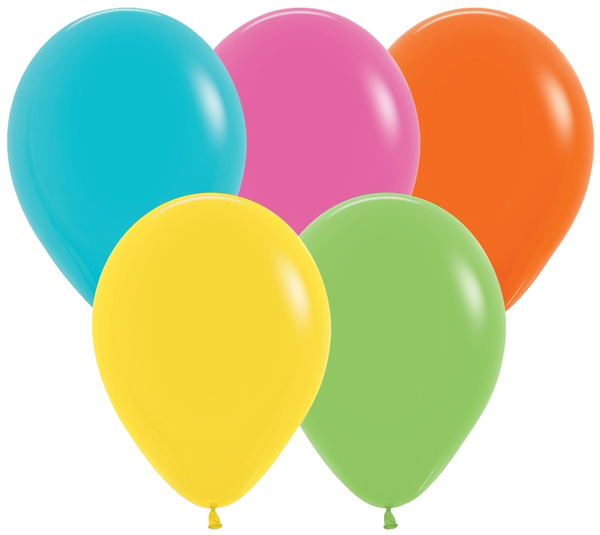
#> input picture comp9517/labs/lab3/COMP9517_23T2_Lab3_Images/Balloons.png, 600 x 535 px; its folder holds only this picture in this run
$ jupyter execute --allow-errors z5346008-lab3.ipynb
#> lines starting #> are read from the running program, lines starting #| are printed output that depends on the picture
[cell 1]
import pathlib
import os
import sys
import subprocess
import logging
import platform
import math

from dataclasses import dataclass

import cv2 as cv
import matplotlib.pyplot as plt
import matplotlib as mpl
import numpy as np

from sklearn.cluster import MeanShift, estimate_bandwidth
from skimage.color import label2rgb
from skimage.feature import peak_local_max

from skimage.segmentation import watershed
from scipy import ndimage as ndi
from scipy.ndimage import grey_closing

global global_logger

# [11 lines left out: functions fatal_error, warn, not called in this run]

def trace(msg):
  if __debug__:
    global_logger.debug(msg)

def make_empty_matrix(n):
  return [[0] * n for i in range(n)]


# [100 lines left out: functions clamp, translate, make_k3x3_laplace, convolve_k3x3_laplace, make_m3x3_from_cv_image, compute_laplacian, not called in this run]

def contrast_stretch(i, a, b, c, d):
  return (i - c) * ((b - a) / (d - c)) + a

# TODO(Ryan): For BGR, generalise for number of channels
# [59 lines left out: functions contrast_stretch_grayscale, print_histogram, show_images, not called in this run]

def read_img(path):
#> called with path = 'COMP9517_23T2_Lab3_Images/Balloons.png'
  img_bgr = cv.imread(path)
#> img_bgr is the input picture: shape (535, 600, 3); mean B, G, R 158.1, 200, 203.7
  img_gray = cv.cvtColor(img_bgr, cv.COLOR_BGR2GRAY)
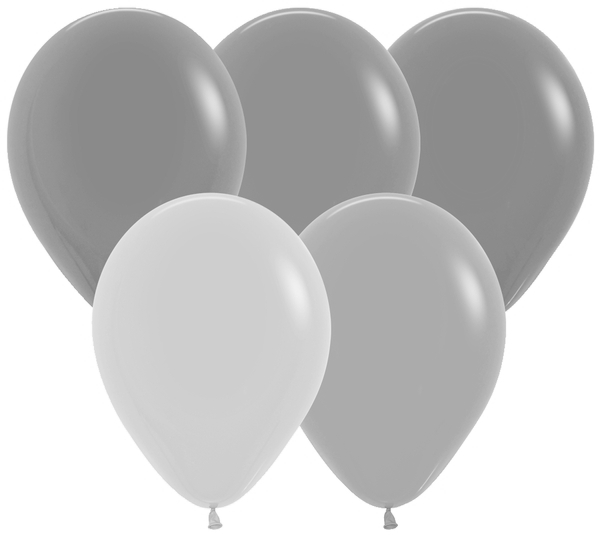
#> img_gray: shape (535, 600); min 128, max 255, mean 196.3

  return (img_bgr, img_gray)

def q1():
  images_dir="COMP9517_23T2_Lab3_Images"

  imgs_to_show = {}

  imgs_num_segments = [0] * 3

  for i, img in enumerate(["Balloons.png", "Balls.png", "Brains.png"]):
    img_bgr, img_gray = read_img(f"{images_dir}/{img}")
    w = img_bgr.shape[1]
#> w = 600
    h = img_bgr.shape[0]
#> h = 535

    # NOTE(Ryan): Pre-processing to reduce noise
    blur_amount = 3
    img_bgr_blurred = cv.medianBlur(img_bgr, blur_amount)

    # NOTE(Ryan): Contrast enhance
    alpha = 1.5 # Contrast control (1.0-3.0)
    beta = 0 # Brightness control (0-100)
    img_bgr_enhanced = cv.convertScaleAbs(img_bgr_blurred, alpha=alpha, beta=beta)
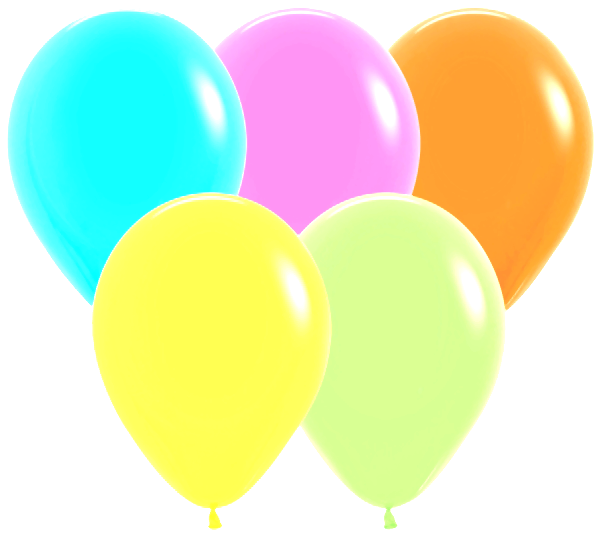
#> img_bgr_enhanced: shape (535, 600, 3); mean B, G, R 189.1, 235.8, 222.7

    # [5 lines of commented-out code are left out]

    flattened_img = np.reshape(img_bgr_enhanced, [-1, 3])

    bandwidth = estimate_bandwidth(flattened_img, quantile=0.06, n_samples=3000, n_jobs=-1)
#> bandwidth = 9.87
    meanshift = MeanShift(bandwidth=bandwidth, bin_seeding=True, n_jobs=-1, max_iter=800)
    labels = meanshift.fit_predict(flattened_img)

    # TODO(Ryan): morphology on labels to remove holes?
    # would have to extract binary map from label and then morph on it
    # grey_closing(label, size=(10, 10))
    labels_unique = np.unique(labels)
#> labels_unique = 57 values from 0 to 56

    imgs_num_segments[i] = len(labels_unique)

    result = np.reshape(labels, img_bgr.shape[:2])
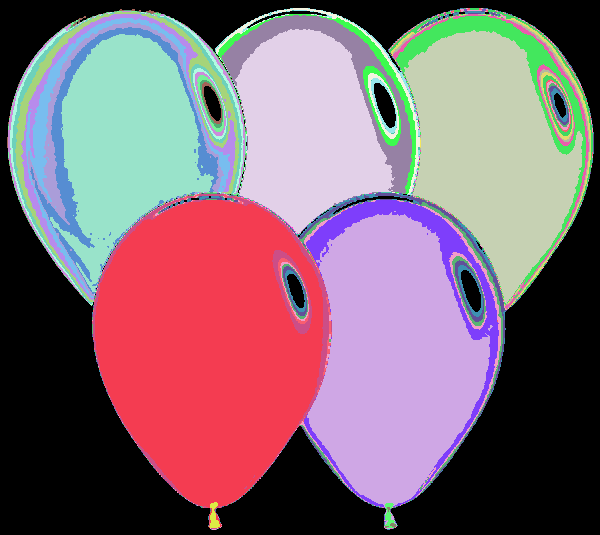
#> result: shape (535, 600) int64; 57 distinct labels, from 0 to 56; one colour per label, 0 black
    imgs_to_show[f"{img}"] = img_bgr
    imgs_to_show[f"MeanShift-{img}"] = label2rgb(result, img_bgr, kind="avg")

  # IMPORTANT:
  # Notice that if the methods you use do not yield a binary map, but they directly produce labelled output images, it makes no sense to apply gray-scale operations to these output images, as the gray values have no semantic meaning (they are just random labels), unlike in the original input images.
  # So in order to meaningfully apply binary morphological operations to the output images, you would need to extract the binary maps of the individual labelled regions.
  # Would have to produce binary images from labels and morph on them

  # fit_predict() equates to: self.fit(X); return self.labels_

  show_images(imgs_to_show)

  return imgs_num_segments

# [68 lines left out: functions q2, q3, not called in this run]

def main():
  trace(f"opencv: {cv.__version__}")
  mpl.rcParams['figure.dpi']= 150

  # mean_shift_objects = [10, 20, 30]
  # watershed_objects = [40, 50, 60]

  mean_shift_objects = q1()
  #print(mean_shift_objects)
  watershed_objects = q2()
  #print(watershed_objects)

  q3(mean_shift_objects, watershed_objects)


def running_on_jupyter():
  try:
    shell_name = get_ipython().__class__.__name__
    if shell_name == "ZMQInteractiveShell":
      return True
    else:
      return False
  except NameError:
      return False


#> (the rest of this cell did not finish here and is left out)
